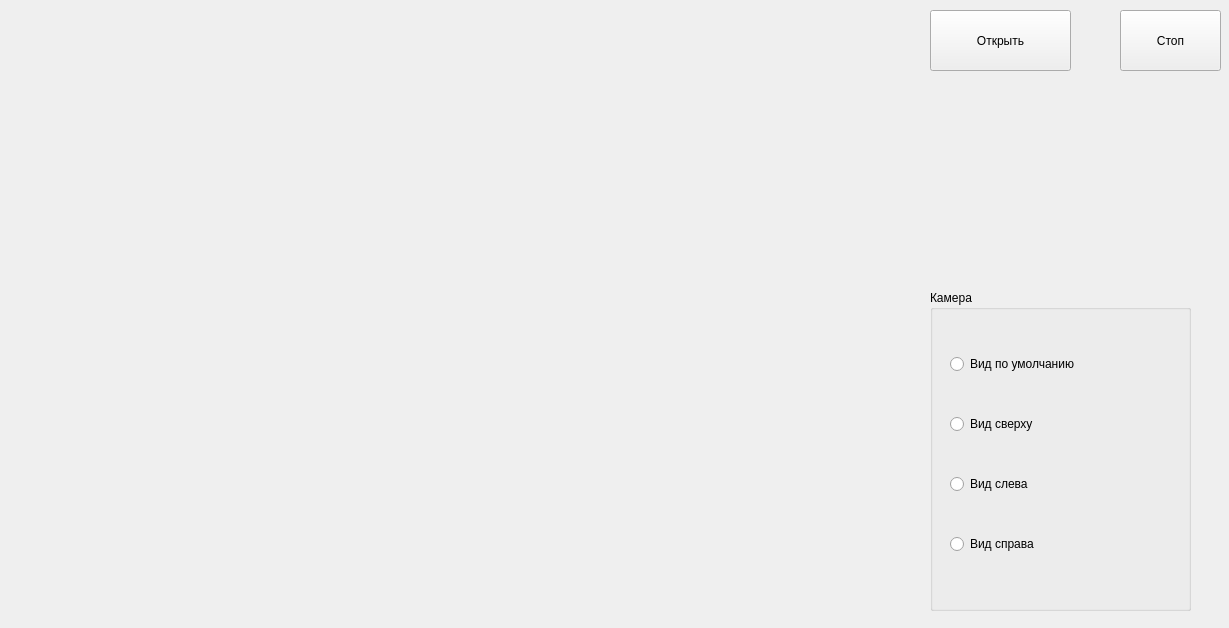
<?xml version="1.0" encoding="UTF-8"?>
<ui version="4.0">
 <class>MainWindow</class>
 <widget class="QMainWindow" name="MainWindow">
  <property name="geometry">
   <rect>
    <x>0</x>
    <y>0</y>
    <width>1229</width>
    <height>628</height>
   </rect>
  </property>
  <property name="windowTitle">
   <string>MainWindow</string>
  </property>
  <widget class="QWidget" name="centralwidget">
   <widget class="QWidget" name="verticalLayoutWidget">
    <property name="geometry">
     <rect>
      <x>10</x>
      <y>10</y>
      <width>911</width>
      <height>611</height>
     </rect>
    </property>
    <layout class="QVBoxLayout" name="verticalLayout"/>
   </widget>
   <widget class="QPushButton" name="pushButton">
    <property name="geometry">
     <rect>
      <x>930</x>
      <y>10</y>
      <width>141</width>
      <height>61</height>
     </rect>
    </property>
    <property name="text">
     <string>Открыть</string>
    </property>
   </widget>
   <widget class="QLabel" name="label">
    <property name="geometry">
     <rect>
      <x>930</x>
      <y>80</y>
      <width>171</width>
      <height>51</height>
     </rect>
    </property>
    <property name="text">
     <string/>
    </property>
   </widget>
   <widget class="QGroupBox" name="groupBox">
    <property name="geometry">
     <rect>
      <x>930</x>
      <y>290</y>
      <width>261</width>
      <height>321</height>
     </rect>
    </property>
    <property name="title">
     <string>Камера</string>
    </property>
    <widget class="QWidget" name="verticalLayoutWidget_2">
     <property name="geometry">
      <rect>
       <x>20</x>
       <y>30</y>
       <width>174</width>
       <height>271</height>
      </rect>
     </property>
     <layout class="QVBoxLayout" name="verticalLayout_2">
      <item>
       <widget class="QRadioButton" name="radioButton">
        <property name="text">
         <string>Вид по умолчанию</string>
        </property>
       </widget>
      </item>
      <item>
       <widget class="QRadioButton" name="radioButton_2">
        <property name="text">
         <string>Вид сверху</string>
        </property>
       </widget>
      </item>
      <item>
       <widget class="QRadioButton" name="radioButton_3">
        <property name="text">
         <string>Вид слева</string>
        </property>
       </widget>
      </item>
      <item>
       <widget class="QRadioButton" name="radioButton_4">
        <property name="text">
         <string>Вид справа</string>
        </property>
       </widget>
      </item>
     </layout>
    </widget>
   </widget>
   <widget class="QPushButton" name="pushButton_2">
    <property name="geometry">
     <rect>
      <x>1120</x>
      <y>10</y>
      <width>101</width>
      <height>61</height>
     </rect>
    </property>
    <property name="text">
     <string>Стоп</string>
    </property>
   </widget>
  </widget>
 </widget>
 <resources/>
 <connections/>
</ui>
